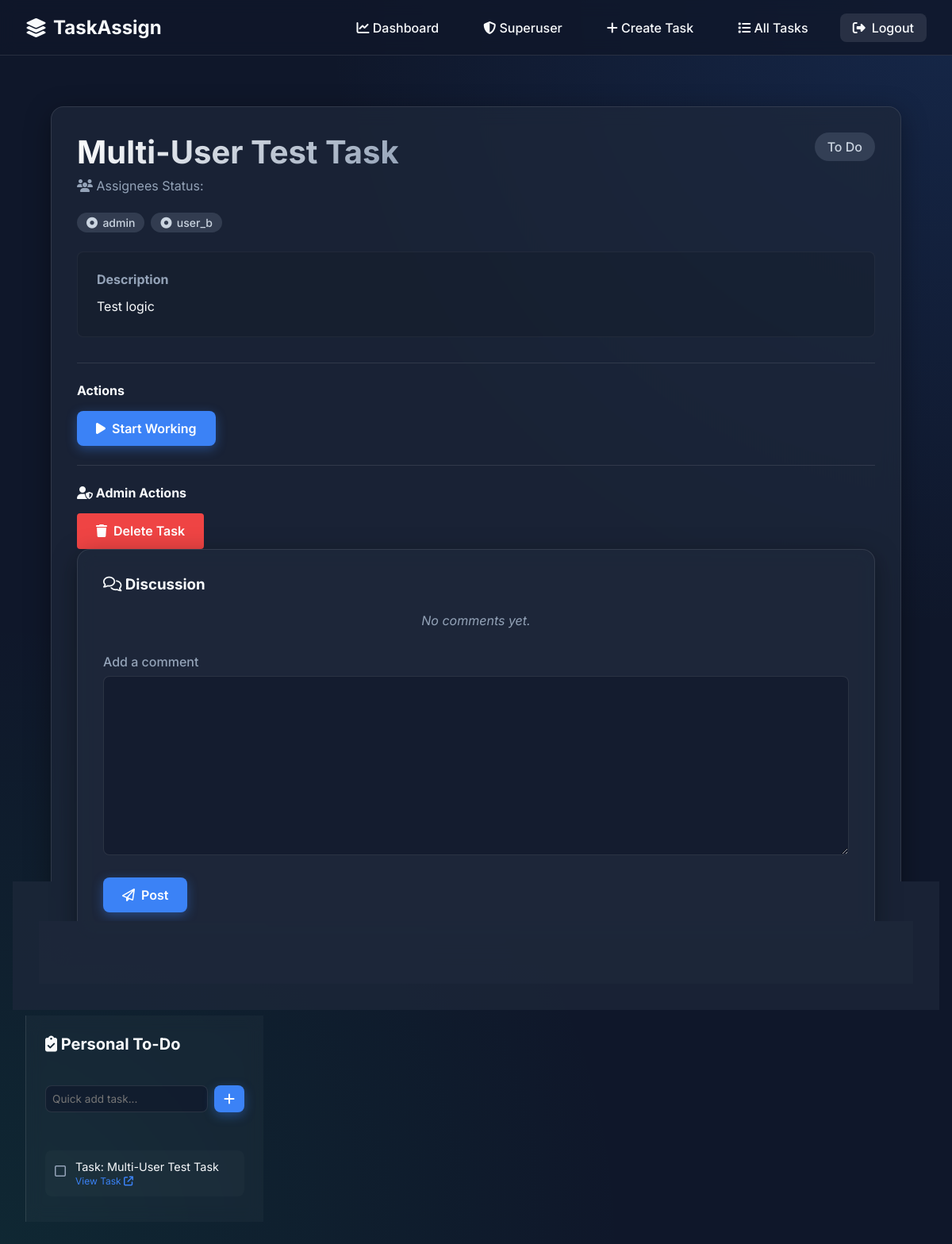
The page /task/1/ (signed in) on the database as committed earlier.
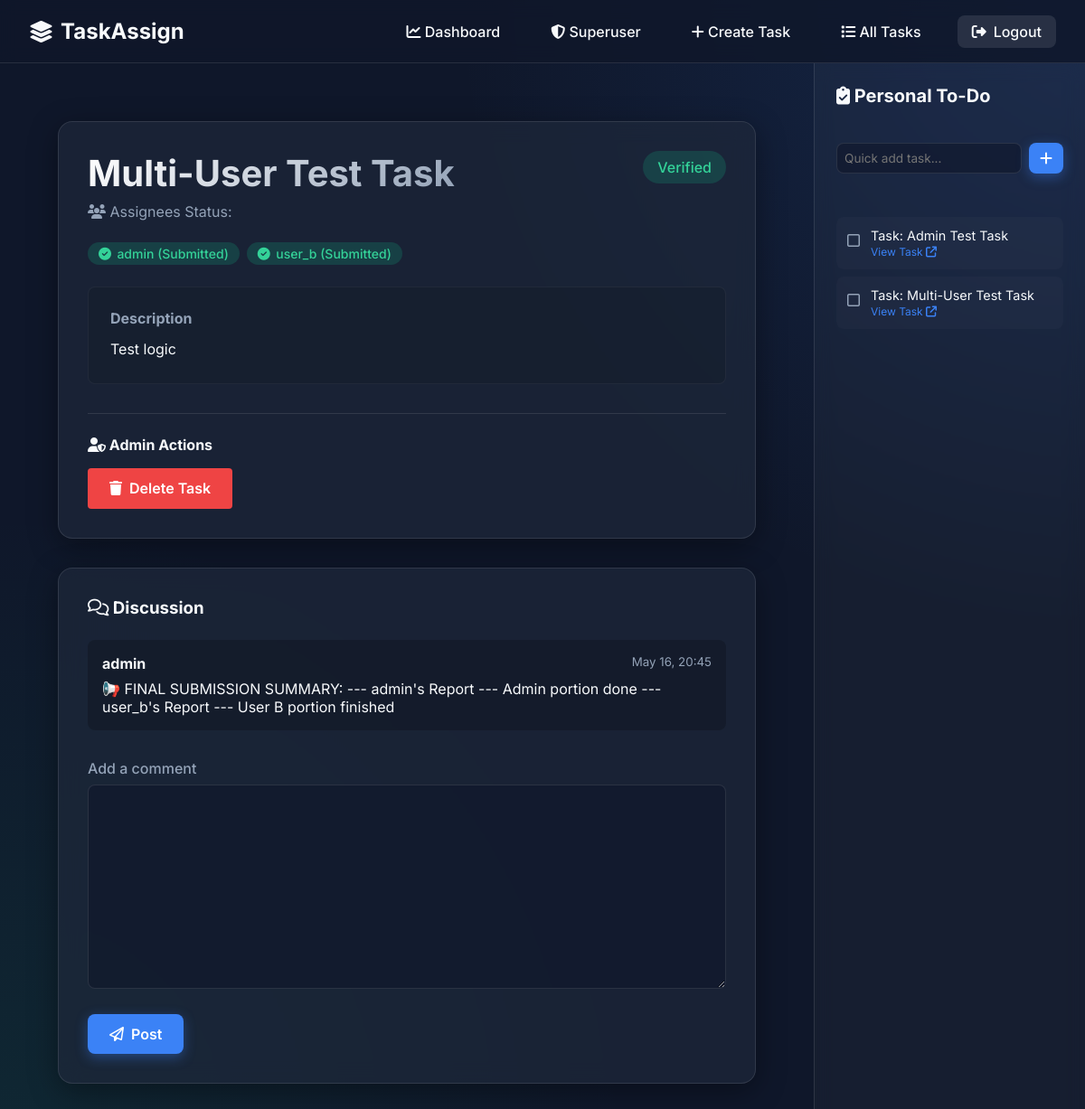
The same page on the database as committed later.
### main/models.py (models this page shows, shortened)
class Task(models.Model):
    STATUS_CHOICES = [
        ("To Do", "To Do"),
        ("In Progress", "In Progress"),
        ("Review", "Review"),
        ("Completed", "Completed"),
        ("Verified", "Verified"),
        ("Rejected", "Rejected"),
    ]
    title = models.CharField(max_length=255)
    description = models.TextField()
    status = models.CharField(max_length=20, choices=STATUS_CHOICES, default="To Do")
    assignees = models.ManyToManyField(User, related_name="tasks")
    created_at = models.DateTimeField(auto_now_add=True)

class User(AbstractUser):
    role = models.CharField(max_length=20, choices=ROLE_CHOICES, default="frontend")

class PersonalTodo(models.Model):
    user = models.ForeignKey(
        User, on_delete=models.CASCADE, related_name="personal_todos"
    )
    task = models.ForeignKey(Task, on_delete=models.CASCADE, null=True, blank=True)
    text = models.CharField(max_length=255)
    is_completed = models.BooleanField(default=False)
    created_at = models.DateTimeField(auto_now_add=True)

class Comment(models.Model):
    task = models.ForeignKey(Task, on_delete=models.CASCADE)
    user = models.ForeignKey(User, on_delete=models.CASCADE)
    text = models.TextField()
    timestamp = models.DateTimeField(auto_now_add=True)

### main/views.py (the view)
# urls.py: path("task/<int:task_id>/", views.task_detail, name="task_detail"),
@login_required
def task_detail(request, task_id):
    task = get_object_or_404(Task, id=task_id)
    if request.user not in task.assignees.all() and not request.user.is_superuser:
        return HttpResponseForbidden("You do not have permission to view this task.")
    comments = Comment.objects.filter(task=task).order_by("-timestamp")
    if request.method == "POST":
        form = CommentForm(request.POST)
        if form.is_valid():
            comment = form.save(commit=False)
            comment.task = task
            comment.user = request.user
            comment.save()
            return redirect("task_detail", task_id=task.id)
    else:
        form = CommentForm()
    user_submission = TaskSubmission.objects.filter(task=task, user=request.user).first()
    submissions = TaskSubmission.objects.filter(task=task)
    submitted_users = [s.user for s in submissions]
    return render(
        request,
        "main/task_detail.html",
        {
            "task": task,
            "comments": comments,
            "form": form,
            "user_submission": user_submission,
            "submitted_users": submitted_users,
        },
    )

### main/forms.py
class CommentForm(forms.ModelForm):
    class Meta:
        model = Comment
        fields = ["text"]

### main/context_processors.py (called while the page is built)
def personal_todos(request):
    if request.user.is_authenticated:
        return {
            "sidebar_todos": request.user.personal_todos.select_related("task")
            .all()
            .order_by("is_completed", "-created_at")
        }
    return {"sidebar_todos": []}

### main/templates/main/task_detail.html (shortened to what this page needs)
{% extends "main/base.html" %}
{% block content %}
<div class="glass-panel" style="margin-bottom: 2rem;">
    <div class="flex-header" style="display: flex; justify-content: space-between; align-items: flex-start; margin-bottom: 1.5rem; gap: 1rem;">
        <div>
            <h2 class="page-title mb-1">{{ task.title }}</h2>
            <p style="color: var(--text-muted);"><i class="fa-solid fa-users"></i> Assignees Status: </p>
        </div>
        <span class="badge
            {% if task.status == 'To Do' %}badge-todo
            {% elif task.status == 'In Progress' %}badge-progress
            {% elif task.status == 'Review' %}badge-review
            {% elif task.status == 'Completed' or task.status == 'Verified' %}badge-completed
            {% elif task.status == 'Rejected' %}badge-rejected
            {% else %}badge-todo{% endif %}" style="font-size: 1rem; padding: 0.5rem 1rem;">
            {{ task.status }}
        </span>
    </div>
    <div style="display: flex; gap: 0.5rem; flex-wrap: wrap; margin-bottom: 1.5rem;">
        {% for assignee in task.assignees.all %}
            <span class="badge {% if assignee in submitted_users %}badge-completed{% else %}badge-todo{% endif %}" style="display: flex; align-items: center; gap: 0.4rem;">
                <i class="fa-solid {% if assignee in submitted_users %}fa-check-circle{% else %}fa-circle-dot{% endif %}"></i>
                {{ assignee.username }}
                {% if assignee in submitted_users %}(Submitted){% endif %}
            </span>
        {% endfor %}
    </div>
    <div style="background: rgba(0,0,0,0.1); padding: 1.5rem; border-radius: 8px; margin-bottom: 2rem; border: 1px solid rgba(255,255,255,0.05);">
        <h4 style="margin-bottom: 0.75rem; color: var(--text-muted);">Description</h4>
        <p style="line-height: 1.6;">{{ task.description }}</p>
    </div>
    {% if request.user in task.assignees.all and task.status != 'Verified' %}
        <div style="border-top: 1px solid var(--glass-border); padding-top: 1.5rem;">
            <h4 style="margin-bottom: 1rem;">Actions</h4>
            <div style="display: flex; gap: 1rem; flex-wrap: wrap; flex-direction: column;">
                {% if task.status == 'To Do' or task.status == 'Rejected' %}
                    <div>
                        <a href="{% url 'update_task_status' task.id 'In Progress' %}" class="btn btn-primary">
                            <i class="fa-solid fa-play"></i> Start Working
                        </a>
                    </div>
                {% endif %}
            </div>
    {% endif %}
    {% if request.user.is_superuser %}
        <div style="border-top: 1px solid var(--glass-border); padding-top: 1.5rem; margin-top: 1.5rem;">
            <h4 style="margin-bottom: 1rem; color: var(--primary-color);"><i class="fa-solid fa-user-shield"></i> Admin Actions</h4>
            <div style="display: flex; gap: 1rem; flex-wrap: wrap;">
                <a href="{% url 'delete_task' task.id %}" class="btn btn-danger" style="background: #ef4444; border: none; padding: 0.8rem 1.5rem; color: white; text-decoration: none; border-radius: 4px;" onclick="return confirm('Are you sure you want to delete this task?');">
                    <i class="fa-solid fa-trash"></i> Delete Task
                </a>
            </div>
        </div>
    {% endif %}
</div>
<div class="glass-panel">
    <h3 class="mb-3"><i class="fa-regular fa-comments"></i> Discussion</h3>
    <div style="margin-bottom: 2rem;">
        {% for comment in comments %}
            <div class="comment-box {% if 'ADMIN REVIEW' in comment.text %}review-highlight{% endif %}">
                <div style="display: flex; justify-content: space-between; margin-bottom: 0.5rem; flex-wrap: wrap; gap: 0.5rem;">
                    <strong>{{ comment.user.username }}</strong>
                    <small>{{ comment.timestamp|date:"M d, H:i" }}</small>
                </div>
                <p style="margin: 0;">{{ comment.text }}</p>
            </div>
        {% empty %}
            <p style="color: var(--text-muted); font-style: italic; text-align: center;">No comments yet.</p>
        {% endfor %}
    </div>
    <form method="post">
        <div class="form-group">
            <label for="id_text">Add a comment</label>
            {{ form.text }}
        </div>
        <button type="submit" class="btn btn-primary"><i class="fa-regular fa-paper-plane"></i> Post</button>
    </form>
</div>
{% endblock %}

### main/templates/main/base.html (shortened to what this page needs)
{% load static %}
<!DOCTYPE html>
<html lang="en">
<head>
    <link rel="stylesheet" href="https://cdnjs.cloudflare.com/ajax/libs/font-awesome/6.4.0/css/all.min.css">
    <link rel="stylesheet" href="{% static 'main/css/style.css' %}">
</head>
<body>
    <nav class="navbar">
        <a href="{% url 'home' %}" class="nav-brand">
            <i class="fa-solid fa-layer-group"></i> TaskAssign
        </a>
        <ul class="nav-links" id="nav-links">
            {% if user.is_authenticated %}
                <li><a href="{% url 'dashboard' %}"><i class="fa-solid fa-chart-line"></i> Dashboard</a></li>
                {% if user.is_superuser %}
                    <li><a href="{% url 'superuser_dashboard' %}"><i class="fa-solid fa-shield-halved"></i> Superuser</a></li>
                    <li><a href="{% url 'create_task' %}"><i class="fa-solid fa-plus"></i> Create Task</a></li>
                {% endif %}
                <li><a href="{% url 'task_list' %}"><i class="fa-solid fa-list"></i> All Tasks</a></li>
                <li><a href="{% url 'logout' %}" class="btn btn-secondary"><i class="fa-solid fa-right-from-bracket"></i> Logout</a></li>
            {% else %}
                <li><a href="{% url 'login' %}"><i class="fa-solid fa-right-to-bracket"></i> Login</a></li>
                <li><a href="{% url 'register' %}" class="btn btn-primary"><i class="fa-solid fa-user-plus"></i> Register</a></li>
            {% endif %}
        </ul>
    </nav>
    <div class="layout-wrapper">
        <div class="main-content">
            <div class="container">
                {% block content %}
                {% endblock %}
            </div>
        </div>
        {% if user.is_authenticated %}
        <aside class="sidebar">
            <h3 style="font-size: 1.25rem; margin-bottom: 1rem;"><i class="fa-solid fa-clipboard-check"></i> Personal To-Do</h3>
            <form action="{% url 'add_todo' %}" method="POST" style="margin-bottom: 1.5rem;">
                <div style="display: flex; gap: 0.5rem;">
                    <input type="text" name="todo_text" placeholder="Quick add task..." required style="padding: 0.5rem; font-size: 0.85rem;">
                    <button type="submit" class="btn btn-primary" style="padding: 0.5rem 0.75rem;"><i class="fa-solid fa-plus"></i></button>
                </div>
            </form>
            <div class="todo-list">
                {% for todo in sidebar_todos %}
                <div class="todo-item {% if todo.is_completed %}todo-completed{% endif %}">
                    <a href="{% url 'toggle_todo' todo.id %}" class="todo-checkbox">
                        {% if todo.is_completed %}
                            <i class="fa-solid fa-square-check" style="color: var(--success-color);"></i>
                        {% else %}
                            <i class="fa-regular fa-square" style="color: var(--text-muted);"></i>
                        {% endif %}
                    </a>
                    <div class="todo-text">
                        {{ todo.text }}
                        {% if todo.task %}
                        <br>
                        <small style="color: var(--accent-color); font-size: 0.75rem;">
                            <a href="{% url 'task_detail' todo.task.id %}" style="color: inherit;">View Task <i class="fa-solid fa-arrow-up-right-from-square"></i></a>
                        </small>
                        {% endif %}
                    </div>
                </div>
                {% empty %}
                <p style="color: var(--text-muted); font-size: 0.9rem; text-align: center;">No tasks yet.</p>
                {% endfor %}
            </div>
        </aside>
        {% endif %}
    </div>
</body>
</html>

### main/static/main/css/style.css (style rules this page uses)
:root { --bg-color: #0f172a; --text-color: #f8fafc; --text-muted: #94a3b8; --accent-color: #3b82f6; --accent-hover: #2563eb; --glass-bg: rgba(30, 41, 59, 0.7); --glass-border: rgba(255, 255, 255, 0.1); --card-shadow: 0 8px 32px 0 rgba(0, 0, 0, 0.37); --danger-color: #ef4444; --success-color: #10b981; --warning-color: #f59e0b; }
* { margin: 0; padding: 0; box-sizing: border-box; font-family: 'Inter', sans-serif; }
body { background-color: var(--bg-color); color: var(--text-color); min-height: 100vh; display: flex; flex-direction: column; background-image: radial-gradient(circle at top right, rgba(59, 130, 246, 0.15), transparent 40%), radial-gradient(circle at bottom left, rgba(16, 185, 129, 0.1), transparent 40%); background-attachment: fixed; }
a { color: var(--accent-color); text-decoration: none; transition: color 0.2s ease; }
.glass-panel { background: var(--glass-bg); backdrop-filter: blur(12px); -webkit-backdrop-filter: blur(12px); border: 1px solid var(--glass-border); border-radius: 16px; box-shadow: var(--card-shadow); padding: 2rem; animation: slideUp 0.6s ease-out backwards; }
.navbar { display: flex; justify-content: space-between; align-items: center; padding: 1rem 2rem; background: rgba(15, 23, 42, 0.8); backdrop-filter: blur(10px); border-bottom: 1px solid var(--glass-border); position: sticky; top: 0; z-index: 100; height: 70px; }
.nav-brand { font-size: 1.5rem; font-weight: 700; color: var(--text-color); display: flex; align-items: center; gap: 0.5rem; }
.nav-links { display: flex; list-style: none; gap: 1.5rem; align-items: center; }
.nav-links a { color: var(--text-color); font-weight: 500; padding: 0.5rem 1rem; border-radius: 8px; transition: all 0.3s ease; }
.container { max-width: 1200px; margin: 0 auto; padding: 2rem; flex: 1; width: 100%; }
.form-group { margin-bottom: 1.5rem; }
.form-group label { display: block; margin-bottom: 0.5rem; font-weight: 500; color: var(--text-muted); }
input[type="text"], input[type="password"], input[type="email"], textarea, select { width: 100%; padding: 0.75rem 1rem; background: rgba(15, 23, 42, 0.6); border: 1px solid var(--glass-border); border-radius: 8px; color: var(--text-color); font-size: 1rem; transition: all 0.3s ease; }
.btn { display: inline-flex; align-items: center; justify-content: center; gap: 0.5rem; padding: 0.75rem 1.5rem; border-radius: 8px; font-weight: 600; cursor: pointer; transition: all 0.3s ease; border: none; font-size: 1rem; }
.btn-primary { background: var(--accent-color); color: white; box-shadow: 0 4px 14px 0 rgba(59, 130, 246, 0.39); }
.btn-secondary { background: rgba(255, 255, 255, 0.1); color: var(--text-color); }
.btn-danger { background: var(--danger-color); color: white; }
.main-content { animation: fadeIn 0.5s ease-out; }
.badge { padding: 0.25rem 0.75rem; border-radius: 9999px; font-size: 0.875rem; font-weight: 500; }
.badge-completed { background: rgba(16, 185, 129, 0.2); color: #34d399; }
.mb-1 { margin-bottom: 0.5rem; }
.mb-3 { margin-bottom: 1.5rem; }
.page-title { font-size: 2.5rem; font-weight: 700; margin-bottom: 0.5rem; background: linear-gradient(135deg, #fff, #94a3b8); -webkit-background-clip: text; -webkit-text-fill-color: transparent; }
.comment-box { margin-top: 1rem; padding: 1rem; background: rgba(0,0,0,0.2); border-radius: 8px; }
.comment-box small { color: var(--text-muted); }

### main/templates/main/base.html (style rules this page uses)
.layout-wrapper { display: flex; min-height: calc(100vh - 70px); }
.main-content { flex: 1; padding: 2rem; transition: all 0.3s ease; }
.sidebar { width: 300px; background: rgba(255, 255, 255, 0.03); backdrop-filter: blur(10px); border-left: 1px solid var(--glass-border); padding: 1.5rem; display: flex; flex-direction: column; gap: 1.5rem; }
.todo-item { display: flex; align-items: flex-start; gap: 0.75rem; padding: 0.75rem; border-radius: 8px; background: rgba(255, 255, 255, 0.02); margin-bottom: 0.5rem; transition: 0.2s; }
.todo-checkbox { margin-top: 0.25rem; cursor: pointer; }
.todo-text { font-size: 0.9rem; flex: 1; }

Rows that differ between the two databases and show on the page:
changed Task "Multi-User Test Task": status "To Do" → "Verified"
changed User "admin": now shows "(Submitted)"
shown differently, row unchanged: User "user_b": now shows "(Submitted)"
added Comment: user.username "admin", timestamp "May 16, 20:45", text "📢 FINAL SUBMISSION SUMMARY: --- admin's Report --- Admin portion done --- user_b's Report --- User B portion finished"
added PersonalTodo: is_completed False (drawn), text "Task: Admin Test Task", shows "View Task"
Other text that changed with them:
text no longer shown: "Actions Start Working No comments yet."
